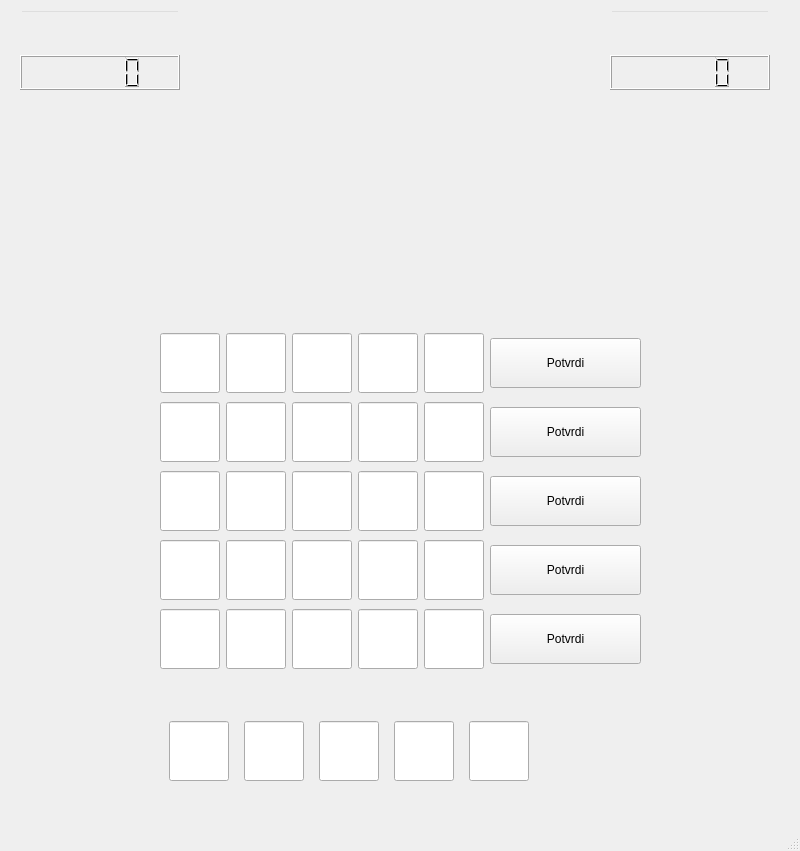
<?xml version="1.0" encoding="UTF-8"?>
<ui version="4.0">
 <class>ReckoUI</class>
 <widget class="QMainWindow" name="ReckoUI">
  <property name="geometry">
   <rect>
    <x>0</x>
    <y>0</y>
    <width>800</width>
    <height>851</height>
   </rect>
  </property>
  <property name="windowTitle">
   <string>Recko</string>
  </property>
  <widget class="QWidget" name="centralwidget">
   <property name="minimumSize">
    <size>
     <width>800</width>
     <height>800</height>
    </size>
   </property>
   <property name="maximumSize">
    <size>
     <width>800</width>
     <height>800</height>
    </size>
   </property>
   <widget class="QWidget" name="verticalLayoutWidget">
    <property name="geometry">
     <rect>
      <x>160</x>
      <y>330</y>
      <width>481</width>
      <height>346</height>
     </rect>
    </property>
    <layout class="QVBoxLayout" name="verticalLayout">
     <item>
      <layout class="QHBoxLayout" name="horizontalLayout">
       <property name="sizeConstraint">
        <enum>QLayout::SetMinAndMaxSize</enum>
       </property>
       <item>
        <layout class="QHBoxLayout" name="horizontalLayout_2">
         <item>
          <widget class="QLineEdit" name="lineEdit_1">
           <property name="minimumSize">
            <size>
             <width>60</width>
             <height>60</height>
            </size>
           </property>
           <property name="maximumSize">
            <size>
             <width>60</width>
             <height>60</height>
            </size>
           </property>
           <property name="maxLength">
            <number>1</number>
           </property>
           <property name="alignment">
            <set>Qt::AlignCenter</set>
           </property>
          </widget>
         </item>
         <item>
          <widget class="QLineEdit" name="lineEdit_2">
           <property name="minimumSize">
            <size>
             <width>60</width>
             <height>60</height>
            </size>
           </property>
           <property name="maximumSize">
            <size>
             <width>60</width>
             <height>60</height>
            </size>
           </property>
           <property name="maxLength">
            <number>1</number>
           </property>
           <property name="alignment">
            <set>Qt::AlignCenter</set>
           </property>
          </widget>
         </item>
         <item>
          <widget class="QLineEdit" name="lineEdit_3">
           <property name="minimumSize">
            <size>
             <width>60</width>
             <height>60</height>
            </size>
           </property>
           <property name="maximumSize">
            <size>
             <width>60</width>
             <height>60</height>
            </size>
           </property>
           <property name="maxLength">
            <number>1</number>
           </property>
           <property name="alignment">
            <set>Qt::AlignCenter</set>
           </property>
          </widget>
         </item>
         <item>
          <widget class="QLineEdit" name="lineEdit_4">
           <property name="minimumSize">
            <size>
             <width>60</width>
             <height>60</height>
            </size>
           </property>
           <property name="maximumSize">
            <size>
             <width>60</width>
             <height>60</height>
            </size>
           </property>
           <property name="maxLength">
            <number>1</number>
           </property>
           <property name="alignment">
            <set>Qt::AlignCenter</set>
           </property>
          </widget>
         </item>
         <item>
          <widget class="QLineEdit" name="lineEdit_5">
           <property name="minimumSize">
            <size>
             <width>60</width>
             <height>60</height>
            </size>
           </property>
           <property name="maximumSize">
            <size>
             <width>60</width>
             <height>60</height>
            </size>
           </property>
           <property name="maxLength">
            <number>1</number>
           </property>
           <property name="alignment">
            <set>Qt::AlignCenter</set>
           </property>
          </widget>
         </item>
        </layout>
       </item>
       <item>
        <widget class="QPushButton" name="pbPotvrdi1">
         <property name="minimumSize">
          <size>
           <width>0</width>
           <height>50</height>
          </size>
         </property>
         <property name="text">
          <string>Potvrdi</string>
         </property>
        </widget>
       </item>
      </layout>
     </item>
     <item>
      <layout class="QHBoxLayout" name="horizontalLayout_9">
       <property name="sizeConstraint">
        <enum>QLayout::SetMinAndMaxSize</enum>
       </property>
       <item>
        <layout class="QHBoxLayout" name="horizontalLayout_10">
         <item>
          <widget class="QLineEdit" name="lineEdit_21">
           <property name="minimumSize">
            <size>
             <width>60</width>
             <height>60</height>
            </size>
           </property>
           <property name="maximumSize">
            <size>
             <width>60</width>
             <height>60</height>
            </size>
           </property>
           <property name="maxLength">
            <number>1</number>
           </property>
           <property name="alignment">
            <set>Qt::AlignCenter</set>
           </property>
          </widget>
         </item>
         <item>
          <widget class="QLineEdit" name="lineEdit_22">
           <property name="minimumSize">
            <size>
             <width>60</width>
             <height>60</height>
            </size>
           </property>
           <property name="maximumSize">
            <size>
             <width>60</width>
             <height>60</height>
            </size>
           </property>
           <property name="maxLength">
            <number>1</number>
           </property>
           <property name="alignment">
            <set>Qt::AlignCenter</set>
           </property>
          </widget>
         </item>
         <item>
          <widget class="QLineEdit" name="lineEdit_23">
           <property name="minimumSize">
            <size>
             <width>60</width>
             <height>60</height>
            </size>
           </property>
           <property name="maximumSize">
            <size>
             <width>60</width>
             <height>60</height>
            </size>
           </property>
           <property name="maxLength">
            <number>1</number>
           </property>
           <property name="alignment">
            <set>Qt::AlignCenter</set>
           </property>
          </widget>
         </item>
         <item>
          <widget class="QLineEdit" name="lineEdit_24">
           <property name="minimumSize">
            <size>
             <width>60</width>
             <height>60</height>
            </size>
           </property>
           <property name="maximumSize">
            <size>
             <width>60</width>
             <height>60</height>
            </size>
           </property>
           <property name="maxLength">
            <number>1</number>
           </property>
           <property name="alignment">
            <set>Qt::AlignCenter</set>
           </property>
          </widget>
         </item>
         <item>
          <widget class="QLineEdit" name="lineEdit_25">
           <property name="minimumSize">
            <size>
             <width>60</width>
             <height>60</height>
            </size>
           </property>
           <property name="maximumSize">
            <size>
             <width>60</width>
             <height>60</height>
            </size>
           </property>
           <property name="maxLength">
            <number>1</number>
           </property>
           <property name="alignment">
            <set>Qt::AlignCenter</set>
           </property>
          </widget>
         </item>
        </layout>
       </item>
       <item>
        <widget class="QPushButton" name="pbPotvrdi2">
         <property name="minimumSize">
          <size>
           <width>0</width>
           <height>50</height>
          </size>
         </property>
         <property name="text">
          <string>Potvrdi</string>
         </property>
        </widget>
       </item>
      </layout>
     </item>
     <item>
      <layout class="QHBoxLayout" name="horizontalLayout_11">
       <property name="sizeConstraint">
        <enum>QLayout::SetMinAndMaxSize</enum>
       </property>
       <item>
        <layout class="QHBoxLayout" name="horizontalLayout_12">
         <item>
          <widget class="QLineEdit" name="lineEdit_26">
           <property name="minimumSize">
            <size>
             <width>60</width>
             <height>60</height>
            </size>
           </property>
           <property name="maximumSize">
            <size>
             <width>60</width>
             <height>60</height>
            </size>
           </property>
           <property name="maxLength">
            <number>1</number>
           </property>
           <property name="alignment">
            <set>Qt::AlignCenter</set>
           </property>
          </widget>
         </item>
         <item>
          <widget class="QLineEdit" name="lineEdit_27">
           <property name="minimumSize">
            <size>
             <width>60</width>
             <height>60</height>
            </size>
           </property>
           <property name="maximumSize">
            <size>
             <width>60</width>
             <height>60</height>
            </size>
           </property>
           <property name="maxLength">
            <number>1</number>
           </property>
           <property name="alignment">
            <set>Qt::AlignCenter</set>
           </property>
          </widget>
         </item>
         <item>
          <widget class="QLineEdit" name="lineEdit_28">
           <property name="minimumSize">
            <size>
             <width>60</width>
             <height>60</height>
            </size>
           </property>
           <property name="maximumSize">
            <size>
             <width>60</width>
             <height>60</height>
            </size>
           </property>
           <property name="maxLength">
            <number>1</number>
           </property>
           <property name="alignment">
            <set>Qt::AlignCenter</set>
           </property>
          </widget>
         </item>
         <item>
          <widget class="QLineEdit" name="lineEdit_29">
           <property name="minimumSize">
            <size>
             <width>60</width>
             <height>60</height>
            </size>
           </property>
           <property name="maximumSize">
            <size>
             <width>60</width>
             <height>60</height>
            </size>
           </property>
           <property name="maxLength">
            <number>1</number>
           </property>
           <property name="alignment">
            <set>Qt::AlignCenter</set>
           </property>
          </widget>
         </item>
         <item>
          <widget class="QLineEdit" name="lineEdit_30">
           <property name="minimumSize">
            <size>
             <width>60</width>
             <height>60</height>
            </size>
           </property>
           <property name="maximumSize">
            <size>
             <width>60</width>
             <height>60</height>
            </size>
           </property>
           <property name="maxLength">
            <number>1</number>
           </property>
           <property name="alignment">
            <set>Qt::AlignCenter</set>
           </property>
          </widget>
         </item>
        </layout>
       </item>
       <item>
        <widget class="QPushButton" name="pbPotvrdi3">
         <property name="minimumSize">
          <size>
           <width>0</width>
           <height>50</height>
          </size>
         </property>
         <property name="text">
          <string>Potvrdi</string>
         </property>
        </widget>
       </item>
      </layout>
     </item>
     <item>
      <layout class="QHBoxLayout" name="horizontalLayout_13">
       <property name="sizeConstraint">
        <enum>QLayout::SetMinAndMaxSize</enum>
       </property>
       <item>
        <layout class="QHBoxLayout" name="horizontalLayout_14">
         <item>
          <widget class="QLineEdit" name="lineEdit_31">
           <property name="minimumSize">
            <size>
             <width>60</width>
             <height>60</height>
            </size>
           </property>
           <property name="maximumSize">
            <size>
             <width>60</width>
             <height>60</height>
            </size>
           </property>
           <property name="maxLength">
            <number>1</number>
           </property>
           <property name="alignment">
            <set>Qt::AlignCenter</set>
           </property>
          </widget>
         </item>
         <item>
          <widget class="QLineEdit" name="lineEdit_32">
           <property name="minimumSize">
            <size>
             <width>60</width>
             <height>60</height>
            </size>
           </property>
           <property name="maximumSize">
            <size>
             <width>60</width>
             <height>60</height>
            </size>
           </property>
           <property name="maxLength">
            <number>1</number>
           </property>
           <property name="alignment">
            <set>Qt::AlignCenter</set>
           </property>
          </widget>
         </item>
         <item>
          <widget class="QLineEdit" name="lineEdit_33">
           <property name="minimumSize">
            <size>
             <width>60</width>
             <height>60</height>
            </size>
           </property>
           <property name="maximumSize">
            <size>
             <width>60</width>
             <height>60</height>
            </size>
           </property>
           <property name="maxLength">
            <number>1</number>
           </property>
           <property name="alignment">
            <set>Qt::AlignCenter</set>
           </property>
          </widget>
         </item>
         <item>
          <widget class="QLineEdit" name="lineEdit_34">
           <property name="minimumSize">
            <size>
             <width>60</width>
             <height>60</height>
            </size>
           </property>
           <property name="maximumSize">
            <size>
             <width>60</width>
             <height>60</height>
            </size>
           </property>
           <property name="maxLength">
            <number>1</number>
           </property>
           <property name="alignment">
            <set>Qt::AlignCenter</set>
           </property>
          </widget>
         </item>
         <item>
          <widget class="QLineEdit" name="lineEdit_35">
           <property name="minimumSize">
            <size>
             <width>60</width>
             <height>60</height>
            </size>
           </property>
           <property name="maximumSize">
            <size>
             <width>60</width>
             <height>60</height>
            </size>
           </property>
           <property name="maxLength">
            <number>1</number>
           </property>
           <property name="alignment">
            <set>Qt::AlignCenter</set>
           </property>
          </widget>
         </item>
        </layout>
       </item>
       <item>
        <widget class="QPushButton" name="pbPotvrdi4">
         <property name="minimumSize">
          <size>
           <width>0</width>
           <height>50</height>
          </size>
         </property>
         <property name="text">
          <string>Potvrdi</string>
         </property>
        </widget>
       </item>
      </layout>
     </item>
     <item>
      <layout class="QHBoxLayout" name="horizontalLayout_15">
       <property name="sizeConstraint">
        <enum>QLayout::SetMinAndMaxSize</enum>
       </property>
       <item>
        <layout class="QHBoxLayout" name="horizontalLayout_16">
         <item>
          <widget class="QLineEdit" name="lineEdit_36">
           <property name="minimumSize">
            <size>
             <width>60</width>
             <height>60</height>
            </size>
           </property>
           <property name="maximumSize">
            <size>
             <width>60</width>
             <height>60</height>
            </size>
           </property>
           <property name="maxLength">
            <number>1</number>
           </property>
           <property name="alignment">
            <set>Qt::AlignCenter</set>
           </property>
          </widget>
         </item>
         <item>
          <widget class="QLineEdit" name="lineEdit_37">
           <property name="minimumSize">
            <size>
             <width>60</width>
             <height>60</height>
            </size>
           </property>
           <property name="maximumSize">
            <size>
             <width>60</width>
             <height>60</height>
            </size>
           </property>
           <property name="maxLength">
            <number>1</number>
           </property>
           <property name="alignment">
            <set>Qt::AlignCenter</set>
           </property>
          </widget>
         </item>
         <item>
          <widget class="QLineEdit" name="lineEdit_38">
           <property name="minimumSize">
            <size>
             <width>60</width>
             <height>60</height>
            </size>
           </property>
           <property name="maximumSize">
            <size>
             <width>60</width>
             <height>60</height>
            </size>
           </property>
           <property name="maxLength">
            <number>1</number>
           </property>
           <property name="alignment">
            <set>Qt::AlignCenter</set>
           </property>
          </widget>
         </item>
         <item>
          <widget class="QLineEdit" name="lineEdit_39">
           <property name="minimumSize">
            <size>
             <width>60</width>
             <height>60</height>
            </size>
           </property>
           <property name="maximumSize">
            <size>
             <width>60</width>
             <height>60</height>
            </size>
           </property>
           <property name="maxLength">
            <number>1</number>
           </property>
           <property name="alignment">
            <set>Qt::AlignCenter</set>
           </property>
          </widget>
         </item>
         <item>
          <widget class="QLineEdit" name="lineEdit_40">
           <property name="minimumSize">
            <size>
             <width>60</width>
             <height>60</height>
            </size>
           </property>
           <property name="maximumSize">
            <size>
             <width>60</width>
             <height>60</height>
            </size>
           </property>
           <property name="maxLength">
            <number>1</number>
           </property>
           <property name="alignment">
            <set>Qt::AlignCenter</set>
           </property>
          </widget>
         </item>
        </layout>
       </item>
       <item>
        <widget class="QPushButton" name="pbPotvrdi5">
         <property name="minimumSize">
          <size>
           <width>0</width>
           <height>50</height>
          </size>
         </property>
         <property name="text">
          <string>Potvrdi</string>
         </property>
        </widget>
       </item>
      </layout>
     </item>
    </layout>
   </widget>
   <widget class="QWidget" name="layoutWidget">
    <property name="geometry">
     <rect>
      <x>160</x>
      <y>720</y>
      <width>381</width>
      <height>62</height>
     </rect>
    </property>
    <layout class="QHBoxLayout" name="resenje">
     <item>
      <widget class="QLineEdit" name="lineEdit_6">
       <property name="minimumSize">
        <size>
         <width>60</width>
         <height>60</height>
        </size>
       </property>
       <property name="maximumSize">
        <size>
         <width>60</width>
         <height>60</height>
        </size>
       </property>
       <property name="maxLength">
        <number>1</number>
       </property>
       <property name="alignment">
        <set>Qt::AlignCenter</set>
       </property>
      </widget>
     </item>
     <item>
      <widget class="QLineEdit" name="lineEdit_7">
       <property name="minimumSize">
        <size>
         <width>60</width>
         <height>60</height>
        </size>
       </property>
       <property name="maximumSize">
        <size>
         <width>60</width>
         <height>60</height>
        </size>
       </property>
       <property name="maxLength">
        <number>1</number>
       </property>
       <property name="alignment">
        <set>Qt::AlignCenter</set>
       </property>
      </widget>
     </item>
     <item>
      <widget class="QLineEdit" name="lineEdit_8">
       <property name="minimumSize">
        <size>
         <width>60</width>
         <height>60</height>
        </size>
       </property>
       <property name="maximumSize">
        <size>
         <width>60</width>
         <height>60</height>
        </size>
       </property>
       <property name="maxLength">
        <number>1</number>
       </property>
       <property name="alignment">
        <set>Qt::AlignCenter</set>
       </property>
      </widget>
     </item>
     <item>
      <widget class="QLineEdit" name="lineEdit_9">
       <property name="minimumSize">
        <size>
         <width>60</width>
         <height>60</height>
        </size>
       </property>
       <property name="maximumSize">
        <size>
         <width>60</width>
         <height>60</height>
        </size>
       </property>
       <property name="maxLength">
        <number>1</number>
       </property>
       <property name="alignment">
        <set>Qt::AlignCenter</set>
       </property>
      </widget>
     </item>
     <item>
      <widget class="QLineEdit" name="lineEdit_10">
       <property name="minimumSize">
        <size>
         <width>60</width>
         <height>60</height>
        </size>
       </property>
       <property name="maximumSize">
        <size>
         <width>60</width>
         <height>60</height>
        </size>
       </property>
       <property name="maxLength">
        <number>1</number>
       </property>
       <property name="alignment">
        <set>Qt::AlignCenter</set>
       </property>
      </widget>
     </item>
    </layout>
   </widget>
   <widget class="QWidget" name="verticalLayoutWidget_2">
    <property name="geometry">
     <rect>
      <x>20</x>
      <y>10</y>
      <width>160</width>
      <height>80</height>
     </rect>
    </property>
    <layout class="QVBoxLayout" name="verticalLayout_2">
     <item>
      <widget class="QLineEdit" name="lePlayer1">
       <property name="font">
        <font>
         <pointsize>20</pointsize>
        </font>
       </property>
       <property name="autoFillBackground">
        <bool>false</bool>
       </property>
       <property name="styleSheet">
        <string notr="true">background-color: transparent;
color: rgb(255, 255, 255);</string>
       </property>
       <property name="alignment">
        <set>Qt::AlignCenter</set>
       </property>
       <property name="readOnly">
        <bool>true</bool>
       </property>
      </widget>
     </item>
     <item>
      <widget class="QLCDNumber" name="lcdPoints1"/>
     </item>
    </layout>
   </widget>
   <widget class="QLabel" name="lbTimer">
    <property name="geometry">
     <rect>
      <x>302</x>
      <y>75</y>
      <width>100</width>
      <height>100</height>
     </rect>
    </property>
    <property name="palette">
     <palette>
      <active>
       <colorrole role="WindowText">
        <brush brushstyle="SolidPattern">
         <color alpha="255">
          <red>126</red>
          <green>217</green>
          <blue>87</blue>
         </color>
        </brush>
       </colorrole>
       <colorrole role="Text">
        <brush brushstyle="SolidPattern">
         <color alpha="255">
          <red>239</red>
          <green>41</green>
          <blue>41</blue>
         </color>
        </brush>
       </colorrole>
       <colorrole role="ButtonText">
        <brush brushstyle="SolidPattern">
         <color alpha="255">
          <red>126</red>
          <green>217</green>
          <blue>87</blue>
         </color>
        </brush>
       </colorrole>
       <colorrole role="PlaceholderText">
        <brush brushstyle="SolidPattern">
         <color alpha="128">
          <red>126</red>
          <green>217</green>
          <blue>87</blue>
         </color>
        </brush>
       </colorrole>
      </active>
      <inactive>
       <colorrole role="WindowText">
        <brush brushstyle="SolidPattern">
         <color alpha="255">
          <red>126</red>
          <green>217</green>
          <blue>87</blue>
         </color>
        </brush>
       </colorrole>
       <colorrole role="Text">
        <brush brushstyle="SolidPattern">
         <color alpha="255">
          <red>239</red>
          <green>41</green>
          <blue>41</blue>
         </color>
        </brush>
       </colorrole>
       <colorrole role="ButtonText">
        <brush brushstyle="SolidPattern">
         <color alpha="255">
          <red>126</red>
          <green>217</green>
          <blue>87</blue>
         </color>
        </brush>
       </colorrole>
       <colorrole role="PlaceholderText">
        <brush brushstyle="SolidPattern">
         <color alpha="128">
          <red>126</red>
          <green>217</green>
          <blue>87</blue>
         </color>
        </brush>
       </colorrole>
      </inactive>
      <disabled>
       <colorrole role="WindowText">
        <brush brushstyle="SolidPattern">
         <color alpha="255">
          <red>126</red>
          <green>217</green>
          <blue>87</blue>
         </color>
        </brush>
       </colorrole>
       <colorrole role="Text">
        <brush brushstyle="SolidPattern">
         <color alpha="255">
          <red>126</red>
          <green>217</green>
          <blue>87</blue>
         </color>
        </brush>
       </colorrole>
       <colorrole role="ButtonText">
        <brush brushstyle="SolidPattern">
         <color alpha="255">
          <red>126</red>
          <green>217</green>
          <blue>87</blue>
         </color>
        </brush>
       </colorrole>
       <colorrole role="PlaceholderText">
        <brush brushstyle="SolidPattern">
         <color alpha="128">
          <red>126</red>
          <green>217</green>
          <blue>87</blue>
         </color>
        </brush>
       </colorrole>
      </disabled>
     </palette>
    </property>
    <property name="font">
     <font>
      <family>Ubuntu Condensed</family>
      <pointsize>40</pointsize>
      <bold>false</bold>
     </font>
    </property>
    <property name="autoFillBackground">
     <bool>false</bool>
    </property>
    <property name="styleSheet">
     <string notr="true">color: rgb(126, 217, 87);</string>
    </property>
    <property name="text">
     <string/>
    </property>
    <property name="alignment">
     <set>Qt::AlignCenter</set>
    </property>
   </widget>
   <widget class="QWidget" name="verticalLayoutWidget_3">
    <property name="geometry">
     <rect>
      <x>610</x>
      <y>10</y>
      <width>160</width>
      <height>80</height>
     </rect>
    </property>
    <layout class="QVBoxLayout" name="verticalLayout_3">
     <item>
      <widget class="QLineEdit" name="lePlayer2">
       <property name="font">
        <font>
         <pointsize>20</pointsize>
        </font>
       </property>
       <property name="autoFillBackground">
        <bool>false</bool>
       </property>
       <property name="styleSheet">
        <string notr="true">background-color: transparent;
color: rgb(255, 255, 255);</string>
       </property>
       <property name="alignment">
        <set>Qt::AlignCenter</set>
       </property>
       <property name="readOnly">
        <bool>true</bool>
       </property>
      </widget>
     </item>
     <item>
      <widget class="QLCDNumber" name="lcdPoints2"/>
     </item>
    </layout>
   </widget>
  </widget>
  <widget class="QMenuBar" name="menubar">
   <property name="geometry">
    <rect>
     <x>0</x>
     <y>0</y>
     <width>800</width>
     <height>22</height>
    </rect>
   </property>
  </widget>
  <widget class="QStatusBar" name="statusbar"/>
 </widget>
 <resources/>
 <connections/>
</ui>
